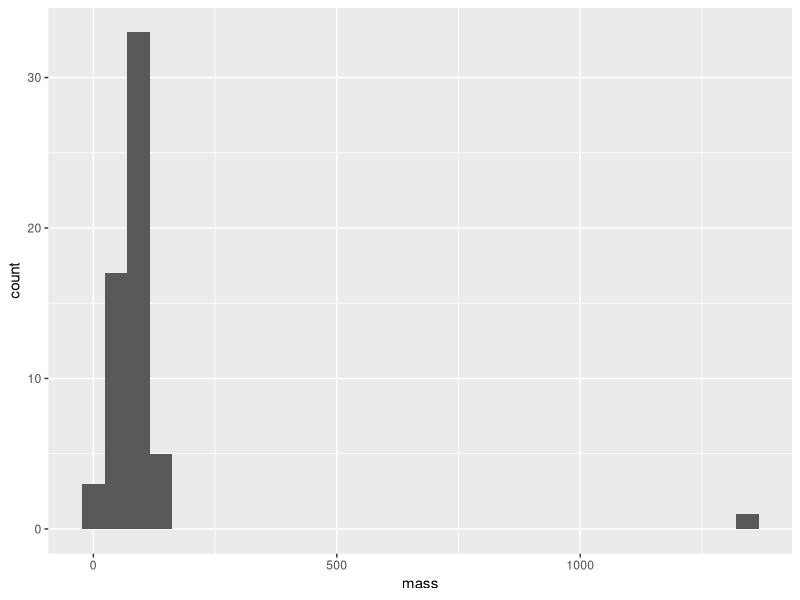
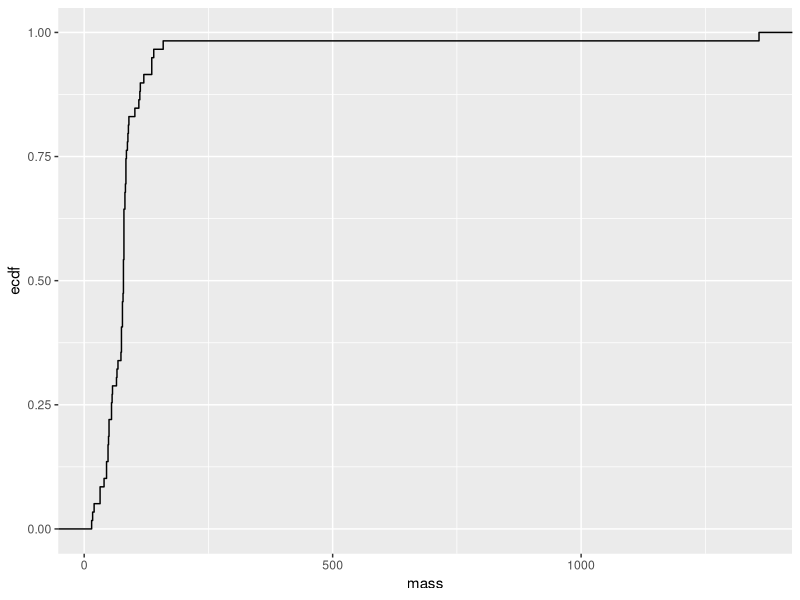
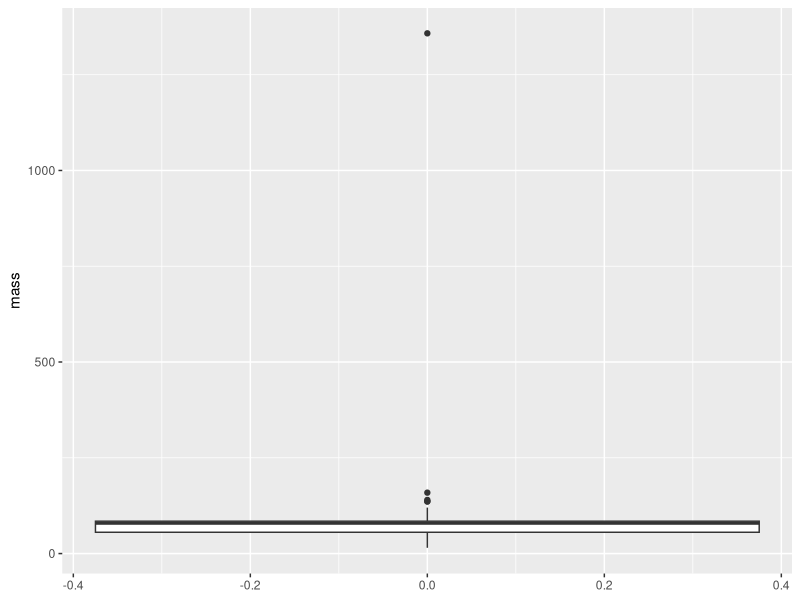
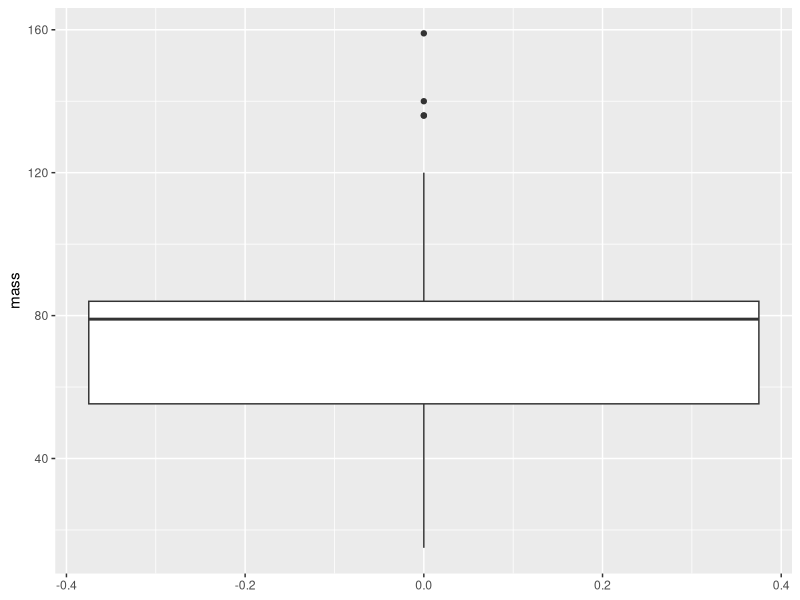
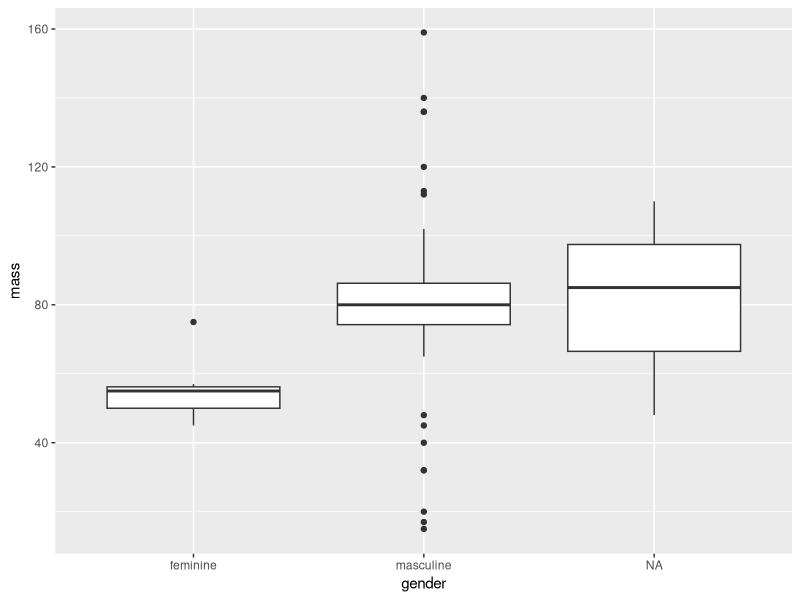
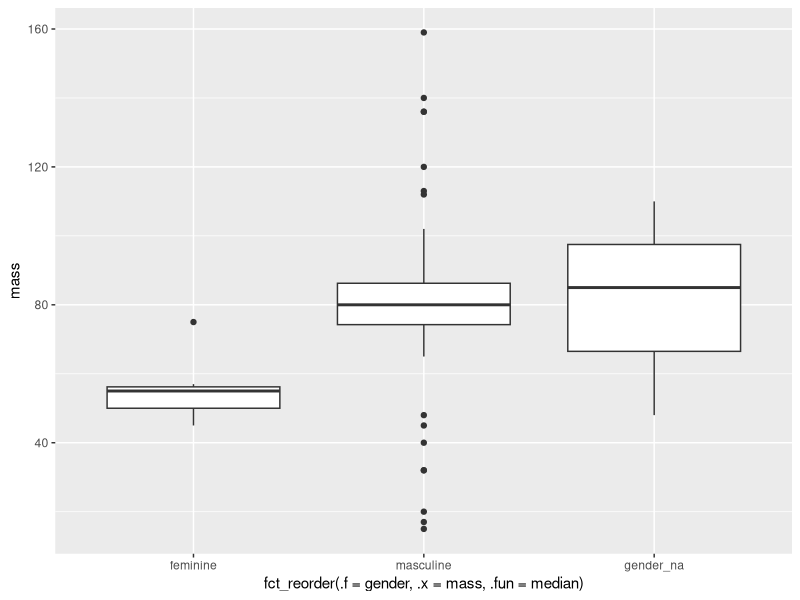
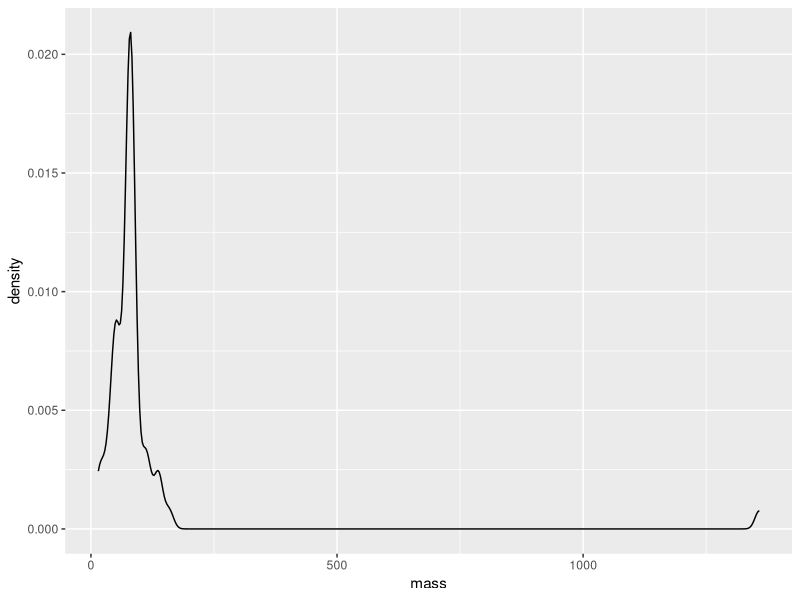
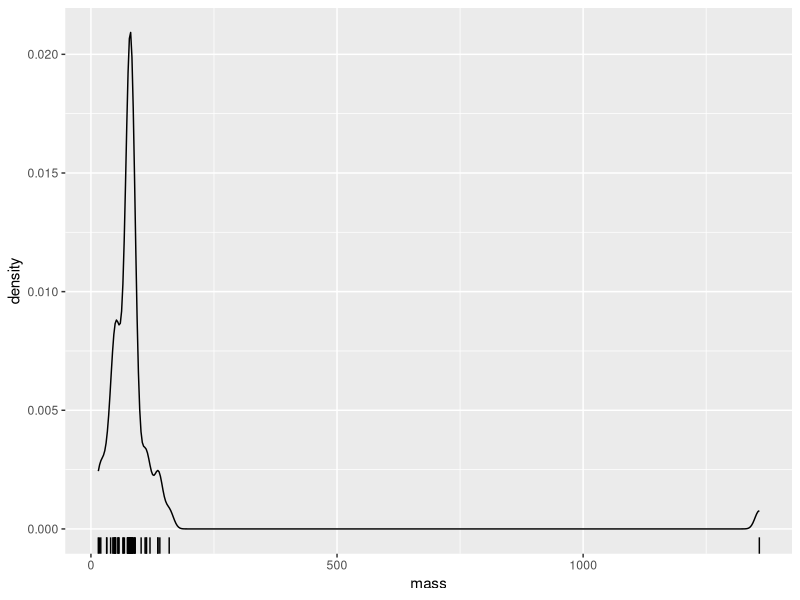

Source code (R) for these figures, in order:
library(tidyverse)
library(ggridges)

# https://cran.r-project.org/web/packages/ggridges/vignettes/introduction.html
# https://ggplot2.tidyverse.org/reference/geom_rug.html
# https://blog.rstudio.com/2016/08/31/forcats-0-1-0/

# histogram
starwars %>% ggplot(data = ., aes(x = mass)) + geom_histogram()

# empirical cumulative density function
starwars %>% ggplot(data = ., aes(x = mass)) + stat_ecdf()

# boxplot
map(.x = starwars, .f = ~ sum(is.na(.x)))
starwars %>% ggplot(data = ., aes(y = mass)) + geom_boxplot()
starwars %>% filter(mass < 1000) %>% ggplot(data = ., aes(y = mass)) + geom_boxplot()
starwars %>% filter(mass < 1000) %>% ggplot(data = ., aes(y = mass, x = gender)) + geom_boxplot()
starwars %>% filter(mass < 1000) %>% 
        # note that NA value for gender is placed last using fct_reorder, so change level to be "gender_na" so it reorders correctly
        mutate(gender = ifelse(is.na(gender), "gender_na", gender), gender = factor(gender)) %>% 
        ggplot(data = ., aes(y = mass, x = fct_reorder(.f = gender, .x = mass, .fun = median))) +
        # ggplot(data = ., aes(y = mass, x = fct_reorder(.f = gender, .x = mass, .fun = max))) +
        geom_boxplot()

# density plot, with single facet
starwars %>% ggplot(data = ., aes(x = mass)) + geom_density()
starwars %>% ggplot(data = ., aes(x = mass)) + geom_density() + geom_rug()

# density plot with multiple facets 
starwars %>% filter(mass < 1000) %>% ggplot(data = ., aes(x = mass)) + geom_density() + facet_wrap(vars(gender))
# (ggridges only works when y argument is provided, won't work if only x argument is provided)
# starwars %>% filter(mass < 1000) %>% ggplot(data = ., aes(x = mass)) + geom_density_ridges() 
starwars %>% filter(mass < 1000) %>% ggplot(data = ., aes(x = mass, y = gender)) + geom_density_ridges() 
starwars %>% filter(mass < 1000) %>% ggplot(data = ., aes(x = mass, y = gender)) + geom_density_ridges(jittered_points = TRUE, position = position_raincloud()) 
starwars %>% filter(mass < 1000) %>% ggplot(data = ., aes(x = mass, y = gender)) + 
        geom_density_ridges(jittered_points = TRUE, point_shape = "|", position = position_points_jitter(width = 0.05, height = 0)) 
